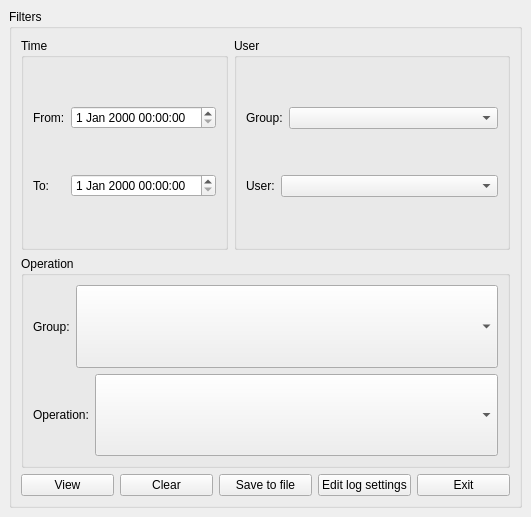
<?xml version="1.0" encoding="UTF-8"?>
<ui version="4.0">
 <class>sync_queue_viewer_form</class>
 <widget class="QWidget" name="sync_queue_viewer_form">
  <property name="geometry">
   <rect>
    <x>0</x>
    <y>0</y>
    <width>531</width>
    <height>517</height>
   </rect>
  </property>
  <property name="sizePolicy">
   <sizepolicy hsizetype="Expanding" vsizetype="Expanding">
    <horstretch>0</horstretch>
    <verstretch>0</verstretch>
   </sizepolicy>
  </property>
  <property name="windowTitle">
   <string>Log</string>
  </property>
  <layout class="QGridLayout">
   <property name="margin">
    <number>9</number>
   </property>
   <property name="spacing">
    <number>6</number>
   </property>
   <item row="0" column="0">
    <widget class="QGroupBox" name="grBoxFilters">
     <property name="sizePolicy">
      <sizepolicy hsizetype="MinimumExpanding" vsizetype="MinimumExpanding">
       <horstretch>0</horstretch>
       <verstretch>0</verstretch>
      </sizepolicy>
     </property>
     <property name="minimumSize">
      <size>
       <width>450</width>
       <height>190</height>
      </size>
     </property>
     <property name="title">
      <string>Filters</string>
     </property>
     <layout class="QVBoxLayout">
      <property name="spacing">
       <number>6</number>
      </property>
      <property name="margin">
       <number>9</number>
      </property>
      <item>
       <layout class="QHBoxLayout">
        <property name="spacing">
         <number>6</number>
        </property>
        <property name="margin">
         <number>0</number>
        </property>
        <item>
         <widget class="QGroupBox" name="groupBoxAddTime">
          <property name="sizePolicy">
           <sizepolicy hsizetype="Minimum" vsizetype="Preferred">
            <horstretch>0</horstretch>
            <verstretch>0</verstretch>
           </sizepolicy>
          </property>
          <property name="title">
           <string>Time</string>
          </property>
          <layout class="QGridLayout">
           <property name="margin">
            <number>9</number>
           </property>
           <property name="spacing">
            <number>6</number>
           </property>
           <item row="0" column="1">
            <widget class="QDateTimeEdit" name="dateTimeEditTimeStart">
             <property name="sizePolicy">
              <sizepolicy hsizetype="Fixed" vsizetype="Fixed">
               <horstretch>0</horstretch>
               <verstretch>0</verstretch>
              </sizepolicy>
             </property>
            </widget>
           </item>
           <item row="0" column="0">
            <widget class="QLabel" name="label_5">
             <property name="sizePolicy">
              <sizepolicy hsizetype="Fixed" vsizetype="Preferred">
               <horstretch>0</horstretch>
               <verstretch>0</verstretch>
              </sizepolicy>
             </property>
             <property name="text">
              <string>From:</string>
             </property>
            </widget>
           </item>
           <item row="1" column="1">
            <widget class="QDateTimeEdit" name="dateTimeEditTimeEnd">
             <property name="sizePolicy">
              <sizepolicy hsizetype="Fixed" vsizetype="Fixed">
               <horstretch>0</horstretch>
               <verstretch>0</verstretch>
              </sizepolicy>
             </property>
            </widget>
           </item>
           <item row="1" column="0">
            <widget class="QLabel" name="label_6">
             <property name="sizePolicy">
              <sizepolicy hsizetype="Fixed" vsizetype="Preferred">
               <horstretch>0</horstretch>
               <verstretch>0</verstretch>
              </sizepolicy>
             </property>
             <property name="text">
              <string>To:</string>
             </property>
            </widget>
           </item>
          </layout>
         </widget>
        </item>
        <item>
         <widget class="QGroupBox" name="groupBoxFlGrUsers">
          <property name="sizePolicy">
           <sizepolicy hsizetype="Expanding" vsizetype="Preferred">
            <horstretch>0</horstretch>
            <verstretch>0</verstretch>
           </sizepolicy>
          </property>
          <property name="title">
           <string>User</string>
          </property>
          <layout class="QHBoxLayout">
           <property name="spacing">
            <number>6</number>
           </property>
           <property name="margin">
            <number>9</number>
           </property>
           <item>
            <layout class="QVBoxLayout">
             <property name="spacing">
              <number>6</number>
             </property>
             <property name="margin">
              <number>0</number>
             </property>
             <item>
              <layout class="QHBoxLayout">
               <property name="spacing">
                <number>6</number>
               </property>
               <property name="margin">
                <number>0</number>
               </property>
               <item>
                <widget class="QLabel" name="label_3">
                 <property name="text">
                  <string>Group:</string>
                 </property>
                </widget>
               </item>
               <item>
                <widget class="QComboBox" name="comboBoxGroups">
                 <property name="sizePolicy">
                  <sizepolicy hsizetype="Expanding" vsizetype="Fixed">
                   <horstretch>0</horstretch>
                   <verstretch>0</verstretch>
                  </sizepolicy>
                 </property>
                </widget>
               </item>
              </layout>
             </item>
             <item>
              <layout class="QHBoxLayout">
               <property name="spacing">
                <number>6</number>
               </property>
               <property name="margin">
                <number>0</number>
               </property>
               <item>
                <widget class="QLabel" name="label_4">
                 <property name="whatsThis">
                  <string>:</string>
                 </property>
                 <property name="text">
                  <string>User:</string>
                 </property>
                </widget>
               </item>
               <item>
                <widget class="QComboBox" name="comboBoxUsers">
                 <property name="sizePolicy">
                  <sizepolicy hsizetype="Expanding" vsizetype="Fixed">
                   <horstretch>0</horstretch>
                   <verstretch>0</verstretch>
                  </sizepolicy>
                 </property>
                </widget>
               </item>
              </layout>
             </item>
            </layout>
           </item>
          </layout>
         </widget>
        </item>
       </layout>
      </item>
      <item>
       <widget class="QGroupBox" name="groupBox">
        <property name="sizePolicy">
         <sizepolicy hsizetype="Expanding" vsizetype="Preferred">
          <horstretch>0</horstretch>
          <verstretch>0</verstretch>
         </sizepolicy>
        </property>
        <property name="title">
         <string>Operation</string>
        </property>
        <layout class="QGridLayout">
         <property name="margin">
          <number>9</number>
         </property>
         <property name="spacing">
          <number>6</number>
         </property>
         <item row="0" column="0">
          <layout class="QHBoxLayout">
           <property name="spacing">
            <number>6</number>
           </property>
           <property name="margin">
            <number>0</number>
           </property>
           <item>
            <widget class="QLabel" name="label_7">
             <property name="text">
              <string>Group:</string>
             </property>
            </widget>
           </item>
           <item>
            <widget class="QComboBox" name="comboBoxGroupOperations">
             <property name="sizePolicy">
              <sizepolicy hsizetype="Expanding" vsizetype="Preferred">
               <horstretch>0</horstretch>
               <verstretch>0</verstretch>
              </sizepolicy>
             </property>
            </widget>
           </item>
          </layout>
         </item>
         <item row="1" column="0">
          <layout class="QHBoxLayout">
           <property name="spacing">
            <number>6</number>
           </property>
           <property name="margin">
            <number>0</number>
           </property>
           <item>
            <widget class="QLabel" name="label_8">
             <property name="text">
              <string>Operation:</string>
             </property>
            </widget>
           </item>
           <item>
            <widget class="QComboBox" name="comboBoxOperations">
             <property name="sizePolicy">
              <sizepolicy hsizetype="Expanding" vsizetype="Preferred">
               <horstretch>0</horstretch>
               <verstretch>0</verstretch>
              </sizepolicy>
             </property>
            </widget>
           </item>
          </layout>
         </item>
        </layout>
       </widget>
      </item>
      <item>
       <layout class="QGridLayout">
        <property name="margin">
         <number>0</number>
        </property>
        <property name="spacing">
         <number>6</number>
        </property>
        <item row="0" column="4">
         <widget class="QPushButton" name="pbExit">
          <property name="sizePolicy">
           <sizepolicy hsizetype="Preferred" vsizetype="Preferred">
            <horstretch>0</horstretch>
            <verstretch>0</verstretch>
           </sizepolicy>
          </property>
          <property name="minimumSize">
           <size>
            <width>0</width>
            <height>22</height>
           </size>
          </property>
          <property name="text">
           <string>Exit</string>
          </property>
         </widget>
        </item>
        <item row="0" column="3">
         <widget class="QPushButton" name="pbEditLogSettings">
          <property name="text">
           <string>Edit log settings</string>
          </property>
         </widget>
        </item>
        <item row="0" column="1">
         <widget class="QPushButton" name="pbClear">
          <property name="sizePolicy">
           <sizepolicy hsizetype="Preferred" vsizetype="Preferred">
            <horstretch>0</horstretch>
            <verstretch>0</verstretch>
           </sizepolicy>
          </property>
          <property name="minimumSize">
           <size>
            <width>0</width>
            <height>22</height>
           </size>
          </property>
          <property name="text">
           <string>Clear</string>
          </property>
         </widget>
        </item>
        <item row="0" column="0">
         <widget class="QPushButton" name="pbView">
          <property name="sizePolicy">
           <sizepolicy hsizetype="Preferred" vsizetype="Preferred">
            <horstretch>0</horstretch>
            <verstretch>0</verstretch>
           </sizepolicy>
          </property>
          <property name="minimumSize">
           <size>
            <width>0</width>
            <height>22</height>
           </size>
          </property>
          <property name="text">
           <string>View</string>
          </property>
         </widget>
        </item>
        <item row="0" column="2">
         <widget class="QPushButton" name="pbSaveToFile">
          <property name="sizePolicy">
           <sizepolicy hsizetype="Preferred" vsizetype="Preferred">
            <horstretch>0</horstretch>
            <verstretch>0</verstretch>
           </sizepolicy>
          </property>
          <property name="minimumSize">
           <size>
            <width>0</width>
            <height>22</height>
           </size>
          </property>
          <property name="text">
           <string>Save to file</string>
          </property>
         </widget>
        </item>
       </layout>
      </item>
     </layout>
    </widget>
   </item>
  </layout>
 </widget>
 <tabstops>
  <tabstop>pbView</tabstop>
  <tabstop>pbClear</tabstop>
  <tabstop>dateTimeEditTimeStart</tabstop>
  <tabstop>comboBoxGroups</tabstop>
  <tabstop>dateTimeEditTimeEnd</tabstop>
  <tabstop>comboBoxUsers</tabstop>
  <tabstop>comboBoxGroupOperations</tabstop>
  <tabstop>comboBoxOperations</tabstop>
  <tabstop>pbSaveToFile</tabstop>
  <tabstop>pbEditLogSettings</tabstop>
  <tabstop>pbExit</tabstop>
 </tabstops>
 <resources/>
 <connections/>
</ui>
